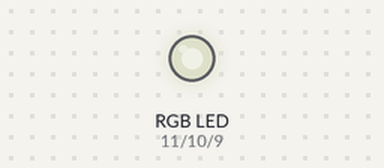
A sketch run on a simulated Arduino Uno, built with avr-gcc and run on an emulated ATmega328P. On the bench: an RGB LED mixed from three pins (HIGH = lit). Dim RGB values are drawn brighter than linear.

Above: at 0.1 s.
Timing chart, 0 to 1.6 s (numbered marks = the images above):
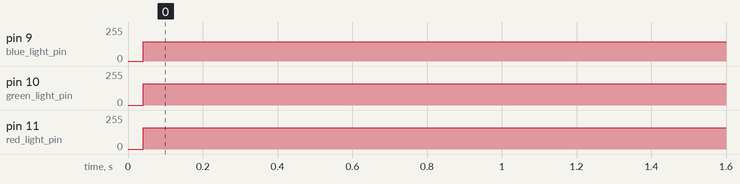

The sketch:

sketch.ino
```cpp
int red_light_pin= 11;
int green_light_pin = 10;
int blue_light_pin = 9;

void setup() {
  pinMode(red_light_pin, OUTPUT);
  pinMode(green_light_pin, OUTPUT);
  pinMode(blue_light_pin, OUTPUT);
}

void loop() {
  RGB_color(255, 0, 0); // Red
  RGB_color(0, 255, 0); // Green
  RGB_color(0, 0, 255); // Blue
  RGB_color(255, 255, 125); // Raspberry
  RGB_color(0, 255, 255); // Cyan
  RGB_color(255, 0, 255); // Magenta
  RGB_color(255, 255, 0); // Yellow
  RGB_color(255, 255, 255); // White
}

void RGB_color(int red_light_value, int green_light_value, int blue_light_value) {
  analogWrite(red_light_pin, red_light_value);
  analogWrite(green_light_pin, green_light_value);
  analogWrite(blue_light_pin, blue_light_value);
}
```

Measured:
- by itself, pin 9 (blue_light_pin): 0/255 → 143/255 at 0.04 s
- by itself, pin 10 (green_light_pin): 0/255 → 159/255 at 0.04 s
- by itself, pin 11 (red_light_pin): 0/255 → 158/255 at 0.04 s
